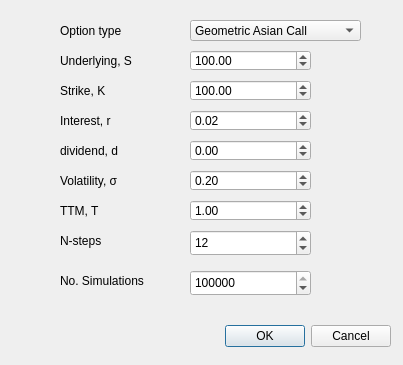
<?xml version="1.0" encoding="UTF-8"?>
<ui version="4.0">
 <class>PathDependentMC</class>
 <widget class="QDialog" name="PathDependentMC">
  <property name="geometry">
   <rect>
    <x>0</x>
    <y>0</y>
    <width>403</width>
    <height>365</height>
   </rect>
  </property>
  <property name="windowTitle">
   <string>Dialog</string>
  </property>
  <widget class="QDialogButtonBox" name="pdButtonBox">
   <property name="geometry">
    <rect>
     <x>50</x>
     <y>320</y>
     <width>341</width>
     <height>32</height>
    </rect>
   </property>
   <property name="orientation">
    <enum>Qt::Horizontal</enum>
   </property>
   <property name="standardButtons">
    <set>QDialogButtonBox::Cancel|QDialogButtonBox::Ok</set>
   </property>
  </widget>
  <widget class="QDoubleSpinBox" name="PdSpinS">
   <property name="geometry">
    <rect>
     <x>190</x>
     <y>50</y>
     <width>121</width>
     <height>21</height>
    </rect>
   </property>
   <property name="maximum">
    <double>10000000000.000000000000000</double>
   </property>
   <property name="singleStep">
    <double>100.000000000000000</double>
   </property>
   <property name="value">
    <double>100.000000000000000</double>
   </property>
  </widget>
  <widget class="QDoubleSpinBox" name="PdSpinT">
   <property name="geometry">
    <rect>
     <x>190</x>
     <y>200</y>
     <width>121</width>
     <height>21</height>
    </rect>
   </property>
   <property name="singleStep">
    <double>0.250000000000000</double>
   </property>
   <property name="value">
    <double>1.000000000000000</double>
   </property>
  </widget>
  <widget class="QLabel" name="label_6">
   <property name="geometry">
    <rect>
     <x>60</x>
     <y>270</y>
     <width>111</width>
     <height>21</height>
    </rect>
   </property>
   <property name="text">
    <string>No. Simulations</string>
   </property>
  </widget>
  <widget class="QLabel" name="label_3">
   <property name="geometry">
    <rect>
     <x>60</x>
     <y>170</y>
     <width>91</width>
     <height>21</height>
    </rect>
   </property>
   <property name="text">
    <string>Volatility, σ</string>
   </property>
  </widget>
  <widget class="QLabel" name="label_4">
   <property name="geometry">
    <rect>
     <x>60</x>
     <y>110</y>
     <width>91</width>
     <height>21</height>
    </rect>
   </property>
   <property name="text">
    <string>Interest, r</string>
   </property>
  </widget>
  <widget class="QLabel" name="label_2">
   <property name="geometry">
    <rect>
     <x>60</x>
     <y>80</y>
     <width>91</width>
     <height>21</height>
    </rect>
   </property>
   <property name="text">
    <string>Strike, K</string>
   </property>
  </widget>
  <widget class="QLabel" name="label">
   <property name="geometry">
    <rect>
     <x>60</x>
     <y>50</y>
     <width>91</width>
     <height>21</height>
    </rect>
   </property>
   <property name="text">
    <string>Underlying, S</string>
   </property>
  </widget>
  <widget class="QLabel" name="label_7">
   <property name="geometry">
    <rect>
     <x>60</x>
     <y>20</y>
     <width>91</width>
     <height>21</height>
    </rect>
   </property>
   <property name="text">
    <string>Option type</string>
   </property>
  </widget>
  <widget class="QDoubleSpinBox" name="PdSpinK">
   <property name="geometry">
    <rect>
     <x>190</x>
     <y>80</y>
     <width>121</width>
     <height>21</height>
    </rect>
   </property>
   <property name="maximum">
    <double>100000000.000000000000000</double>
   </property>
   <property name="singleStep">
    <double>1.000000000000000</double>
   </property>
   <property name="value">
    <double>100.000000000000000</double>
   </property>
  </widget>
  <widget class="QSpinBox" name="PdSpinSimulations">
   <property name="geometry">
    <rect>
     <x>190</x>
     <y>270</y>
     <width>121</width>
     <height>26</height>
    </rect>
   </property>
   <property name="maximum">
    <number>100000000</number>
   </property>
   <property name="singleStep">
    <number>1000</number>
   </property>
   <property name="value">
    <number>100000</number>
   </property>
   <property name="displayIntegerBase">
    <number>10</number>
   </property>
  </widget>
  <widget class="QLabel" name="label_5">
   <property name="geometry">
    <rect>
     <x>60</x>
     <y>200</y>
     <width>91</width>
     <height>21</height>
    </rect>
   </property>
   <property name="text">
    <string>TTM, T</string>
   </property>
  </widget>
  <widget class="QDoubleSpinBox" name="PdSpinR">
   <property name="geometry">
    <rect>
     <x>190</x>
     <y>110</y>
     <width>121</width>
     <height>21</height>
    </rect>
   </property>
   <property name="minimum">
    <double>-99.989999999999995</double>
   </property>
   <property name="singleStep">
    <double>0.010000000000000</double>
   </property>
   <property name="value">
    <double>0.020000000000000</double>
   </property>
  </widget>
  <widget class="QDoubleSpinBox" name="PdSpinSigma">
   <property name="geometry">
    <rect>
     <x>190</x>
     <y>170</y>
     <width>121</width>
     <height>21</height>
    </rect>
   </property>
   <property name="maximum">
    <double>10.000000000000000</double>
   </property>
   <property name="singleStep">
    <double>0.010000000000000</double>
   </property>
   <property name="value">
    <double>0.200000000000000</double>
   </property>
  </widget>
  <widget class="QComboBox" name="PdComboOptionType">
   <property name="geometry">
    <rect>
     <x>190</x>
     <y>20</y>
     <width>171</width>
     <height>21</height>
    </rect>
   </property>
   <item>
    <property name="text">
     <string>Geometric Asian Call</string>
    </property>
   </item>
   <item>
    <property name="text">
     <string>Geometric Asian Put</string>
    </property>
   </item>
   <item>
    <property name="text">
     <string>Arithmetic Asian Call</string>
    </property>
   </item>
   <item>
    <property name="text">
     <string>Arithmetic Asian Put</string>
    </property>
   </item>
  </widget>
  <widget class="QLabel" name="label_8">
   <property name="geometry">
    <rect>
     <x>60</x>
     <y>230</y>
     <width>101</width>
     <height>21</height>
    </rect>
   </property>
   <property name="text">
    <string>N-steps</string>
   </property>
  </widget>
  <widget class="QSpinBox" name="PdSpinNSteps">
   <property name="geometry">
    <rect>
     <x>190</x>
     <y>230</y>
     <width>121</width>
     <height>26</height>
    </rect>
   </property>
   <property name="maximum">
    <number>100000000</number>
   </property>
   <property name="singleStep">
    <number>1</number>
   </property>
   <property name="value">
    <number>12</number>
   </property>
   <property name="displayIntegerBase">
    <number>10</number>
   </property>
  </widget>
  <widget class="QDoubleSpinBox" name="PdSpinD">
   <property name="geometry">
    <rect>
     <x>190</x>
     <y>140</y>
     <width>121</width>
     <height>21</height>
    </rect>
   </property>
   <property name="minimum">
    <double>-99.989999999999995</double>
   </property>
   <property name="singleStep">
    <double>0.010000000000000</double>
   </property>
   <property name="value">
    <double>0.000000000000000</double>
   </property>
  </widget>
  <widget class="QLabel" name="label_9">
   <property name="geometry">
    <rect>
     <x>60</x>
     <y>140</y>
     <width>91</width>
     <height>21</height>
    </rect>
   </property>
   <property name="text">
    <string>dividend, d</string>
   </property>
  </widget>
 </widget>
 <resources/>
 <connections>
  <connection>
   <sender>pdButtonBox</sender>
   <signal>accepted()</signal>
   <receiver>PathDependentMC</receiver>
   <slot>accept()</slot>
   <hints>
    <hint type="sourcelabel">
     <x>248</x>
     <y>254</y>
    </hint>
    <hint type="destinationlabel">
     <x>157</x>
     <y>274</y>
    </hint>
   </hints>
  </connection>
  <connection>
   <sender>pdButtonBox</sender>
   <signal>rejected()</signal>
   <receiver>PathDependentMC</receiver>
   <slot>reject()</slot>
   <hints>
    <hint type="sourcelabel">
     <x>316</x>
     <y>260</y>
    </hint>
    <hint type="destinationlabel">
     <x>286</x>
     <y>274</y>
    </hint>
   </hints>
  </connection>
 </connections>
</ui>
